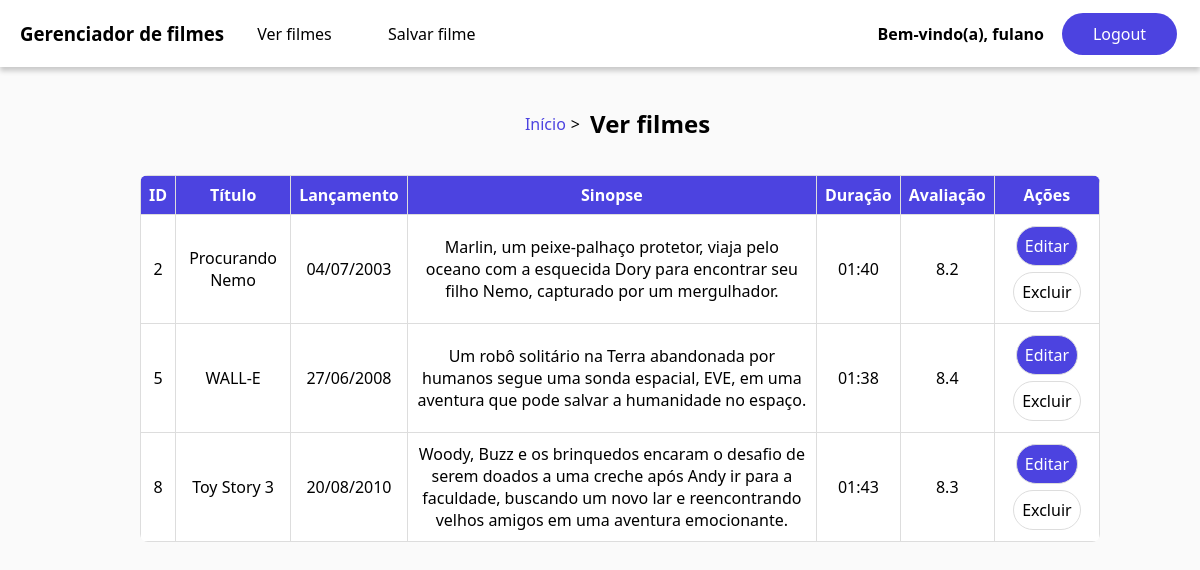
/filmes.php (signed in), run on the app's committed database.
### tables this page shows
CREATE TABLE `filmes` (
  `id` int(11) NOT NULL,
  `titulo` varchar(50) NOT NULL,
  `lancamento` date NOT NULL,
  `sinopse` varchar(200) NOT NULL,
  `duracao` time NOT NULL,
  `avaliacao` decimal(3,1) NOT NULL,
  `usuarioId` int(11) NOT NULL
);

### filmes.php (the view, shortened to what this page needs)
<?php
if (!isset($_GET['code']) || $_GET['code'] == 0) {
    try {
        $conn = mysqli_connect('localhost', 'root', '', 'cinema');
        $query = "SELECT * FROM filmes WHERE usuarioId = ?";
        $stmt = mysqli_prepare($conn, $query);
        mysqli_stmt_bind_param($stmt, 'i', $_SESSION['id']);
        mysqli_execute($stmt);
        $resultado = mysqli_stmt_get_result($stmt);
        while ($linha = mysqli_fetch_assoc($resultado)) {
            $filmes[] = $linha;
        }
    } catch (mysqli_sql_exception $e) {
        header('Location: filmes.php?code=4');
        exit;
    }
}
?>
<!DOCTYPE html>
<html lang="pt-br">
<head>
    <link rel="stylesheet" href="css/style.css">
</head>
<body>
    <?php include 'includes/header.php';
    include 'includes/toast.php'; ?>
    <section class="container">
        <div class="breadcrumb">
            <a href="dashboard.php" class="link">Início</a>
            <span>></span>
            <h1 class="label">Ver filmes</h1>
        </div>
        <table class="table">
            <thead>
                <tr>
                    <th>ID</th>
                    <th>Título</th>
                    <th>Lançamento</th>
                    <th>Sinopse</th>
                    <th>Duração</th>
                    <th>Avaliação</th>
                    <th>Ações</th>
                </tr>
            </thead>
            <tbody>
                <?php foreach ($filmes as $filme) { ?>
                    <tr>
                        <td><?= $filme['id'] ?></td>
                        <td><?= $filme['titulo'] ?></td>
                        <td><?= date_format(new DateTime($filme['lancamento']), "d/m/Y") ?></td>
                        <td><?= $filme['sinopse'] ?></td>
                        <td><?= date_format(new DateTime($filme['duracao']), "H:i") ?></td>
                        <td><?= $filme['avaliacao'] ?></td>
                        <td>
                            <a href="editar_filme.php?id=<?= $filme['id'] ?>" class="btn btnprimary">Editar</a>
                            <a href="excluir_filme.php?id=<?= $filme['id'] ?>" class="btn">Excluir</a>
                        </td>
                    </tr>
                <?php } ?>
            </tbody>
        </table>
    </section>
</body>
</html>

### css/style.css (style rules this page uses)
* { font-family: 'Segoe UI', Tahoma, Geneva, Verdana, sans-serif; }
body, html { height: 100%; }
body { margin: 0; padding: 0; background-color: #fafafa; }
.btn { margin: 3px; display: inline-block; font-size: 16px; border: 0; background-color: #ffffff; color: #000000; padding: 10px 20px; text-decoration: none; text-align: center; font-weight: 500; border-radius: 100px; transition: background-color 0.1s ease, color 0.1s ease; }
.btnprimary { background-color: #4C43E0; color: #ffffff; }
.breadcrumb { width: 100%; display: flex; flex-direction: row; align-items: center; justify-content: center; gap: 5px; margin: 20px; }
.container { width: 80%; margin: 15px auto; display: flex; flex-direction: column; justify-content: center; align-items: center; flex-wrap: wrap; border-radius: 8px; gap: 10px; }
.label { margin: 5px; }
.table { text-align: center; width: 100%; background-color: #ffffff; border-collapse: collapse; border-radius: 8px; overflow: hidden; }
.table * { padding: 8px; border: 1px solid #ddd; }
.table thead { background-color: #4C43E0; color: white; }
.link { text-decoration: none; color: #4C43E0; }

### data on the page
filmes: id "2", titulo "Procurando Nemo", lancamento "04/07/2003", sinopse "Marlin, um peixe-palhaço protetor, viaja pelo oceano com a esquecida Dory para encontrar seu filho Nemo, capturado por um mergulhador.", duracao "01:40", avaliacao "8.2"
filmes: id "5", titulo "WALL-E", lancamento "27/06/2008", sinopse "Um robô solitário na Terra abandonada por humanos segue uma sonda espacial, EVE, em uma aventura que pode salvar a humanidade no espaço.", duracao "01:38", avaliacao "8.4"
filmes: id "8", titulo "Toy Story 3", lancamento "20/08/2010", sinopse "Woody, Buzz e os brinquedos encaram o desafio de serem doados a uma creche após Andy ir para a faculdade, buscando um novo lar e reencontrando velhos amigos em uma aventura emocionante.", duracao "01:43", avaliacao "8.3"

### other printed values
$_SESSION['usuario'] "fulano"
